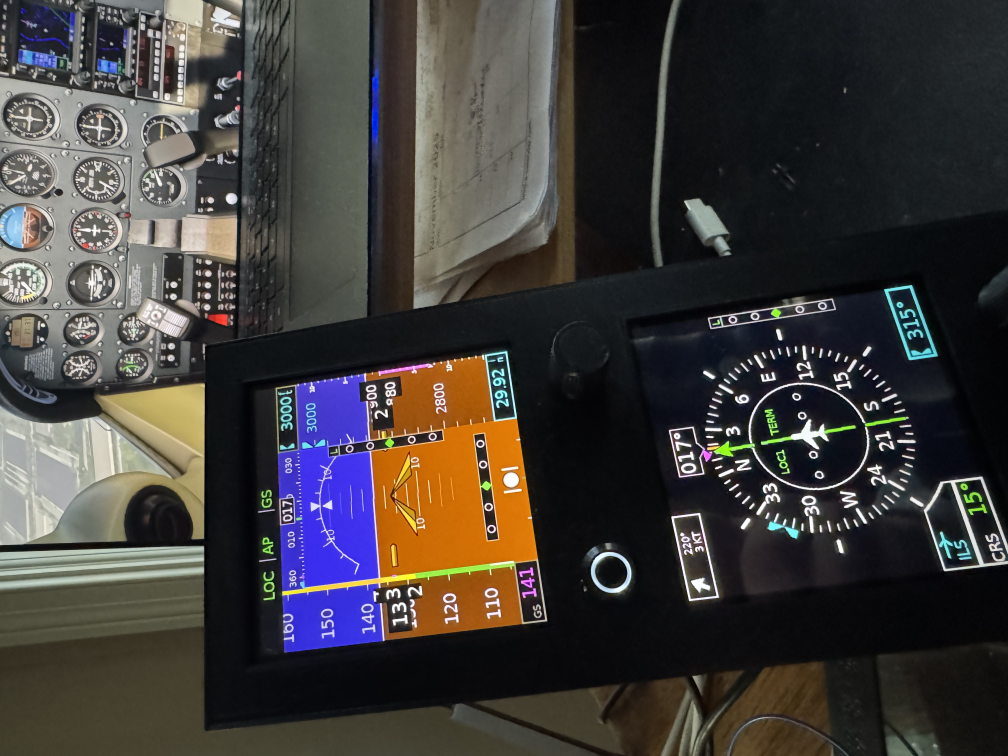
#> input picture CC_ISIS/Photos/Established on Localizer.jpg, 4032 x 3024 px (shown at 1/4 size)
$ python convert_to_1bit.py '../Photos/Established on Localizer.jpg' 100
#> lines starting #> are read from the running program, lines starting #| are printed output that depends on the picture; after the words box and inside, x2 and y2 are one past the last pixel; in counts of white or black regions, pixels touching at a corner belong together
import sys
from PIL import Image
import os
import numpy as np
import math

def convert_to_1bit(image_path, threshold=128):
#> called with image_path = '../Photos/Established on Localizer.jpg', threshold = 100
    try:
        # Open image and convert to binary (1-bit)
        img = Image.open(image_path)
#> img is the input picture: PIL image 4032x3024 RGB; mean R, G, B 64.4, 60.8, 59.1
        if img.mode != '1':
            # Convert to grayscale then apply threshold for binary
            img = img.convert('L')
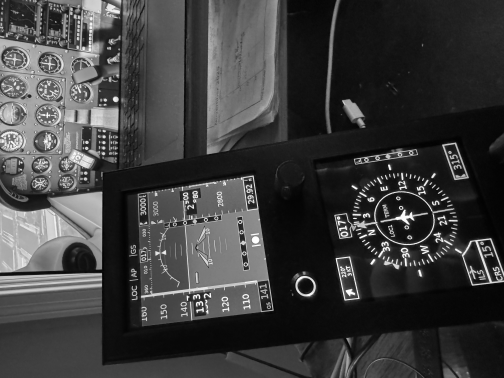
#> img: PIL image 4032x3024 L (shown at 1/8 size); min 0, max 255, mean 61.7
            img = img.point(lambda x: 0 if x < threshold else 255, '1')
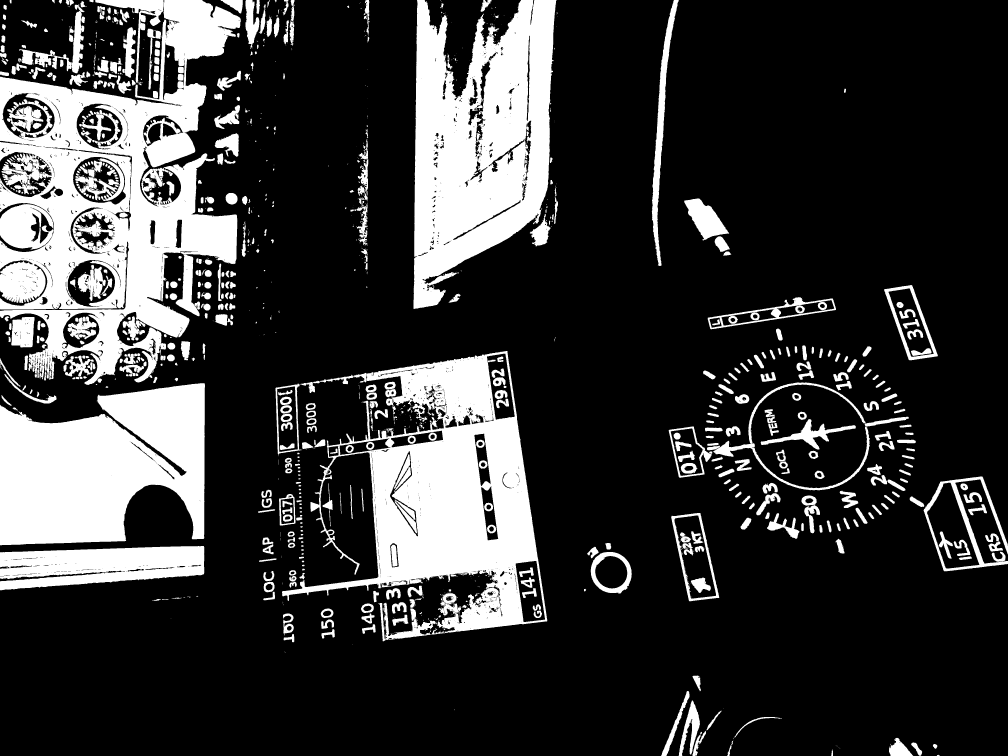
#> img: PIL image 4032x3024 1 (shown at 1/4 size); 21.9% white; 1761 white regions (1060 under 20 px), largest, box (x1, y1, x2, y2) and area: (0, 0, 963, 1540) 667425, (1128, 1404, 2189, 2565) 492960, (1654, 0, 2227, 1236) 461994
    except Exception as e:
        print(f"Error opening or converting image: {e}")
        sys.exit(1)

    # Extract the base filename without path and extension
    base_name = os.path.splitext(os.path.basename(image_path))[0].upper()

    width, height = img.size

    # Define the 1-bit palette in RGB565 (usually just black and white)
    # Colors are byte-swapped for ESP32
    black = ((0 & 0xF8) << 8) | ((0 & 0xFC) << 3) | (0 >> 3)
    white = ((255 & 0xF8) << 8) | ((255 & 0xFC) << 3) | (255 >> 3)
    swapped_black = ((black & 0xFF) << 8) | ((black >> 8) & 0xFF)
    swapped_white = ((white & 0xFF) << 8) | ((white >> 8) & 0xFF)

    # Calculate bytes needed for the bitmap data
    # Each byte stores 8 pixels
    bytes_per_row = math.ceil(width / 8)
    total_bytes = bytes_per_row * height

    # Get the raw pixel data and pack it
    pixel_data = list(img.getdata())
#> pixel_data = 12192768 items
    packed_data = []

    for y in range(height):
        for x_byte in range(bytes_per_row):
            byte_val = 0
            for bit in range(8):
                x = x_byte * 8 + bit
                if x < width:
                    pixel_idx = y * width + x
                    # If pixel is white (255), bit is 1
                    if pixel_data[pixel_idx] > 0:
                        byte_val |= (1 << (7 - bit))  # MSB first format
            packed_data.append(byte_val)

    # Generate C header
    output = []
    output.append(f"// Generated 1-bit monochrome C header file\n")
    output.append(f"#define {base_name}_IMG_WIDTH {width}\n")
    output.append(f"#define {base_name}_IMG_HEIGHT {height}\n")
    output.append(f"#define {base_name}_BYTES_PER_ROW {bytes_per_row}\n\n")

    # Output the simple 2-color palette
    output.append(f"static constexpr uint16_t {base_name}_PALETTE[2] PROGMEM = {{\n")
    output.append(f"    0x{swapped_black:04X},  // Black (0)\n")
    output.append(f"    0x{swapped_white:04X}   // White (1)\n")
    output.append("};\n\n")

    # Output the packed 1-bit pixel data
    output.append(f"static constexpr uint8_t {base_name}_IMG_DATA[{total_bytes}] PROGMEM = {{\n    ")
    for i, byte_val in enumerate(packed_data):
        output.append(f"0x{byte_val:02X}, ")
        if (i + 1) % 16 == 0:
            output.append("\n    ")
        elif (i + 1) % bytes_per_row == 0:
            output.append("\n    ")
    output.append("\n};\n")

    return "".join(output)

if __name__ == "__main__":
    if len(sys.argv) < 2:
        print("Usage: python convert_to_1bit.py <image_file> [threshold]")
        print("       threshold (0-255) defaults to 128 if not specified")
        sys.exit(1)

    image_file = sys.argv[1]
    threshold = 128

    if len(sys.argv) >= 3:
        try:
            threshold = int(sys.argv[2])
            if threshold < 0 or threshold > 255:
                print("threshold must be between 0 and 255")
                sys.exit(1)
        except ValueError:
            print("threshold must be an integer")
            sys.exit(1)

    c_header = convert_to_1bit(image_file, threshold)

    # Output filename
    output_file = os.path.splitext(image_file)[0] + "_1bit.h"

    # Write to file
    with open(output_file, "w") as f:
        f.write(c_header)

    # print(f"Converted 1-bit image saved to {output_file}")
    print(c_header)
#| // Generated 1-bit monochrome C header file
#| #define ESTABLISHED ON LOCALIZER_IMG_WIDTH 4032
#| #define ESTABLISHED ON LOCALIZER_IMG_HEIGHT 3024
#| #define ESTABLISHED ON LOCALIZER_BYTES_PER_ROW 504
#| static constexpr uint16_t ESTABLISHED ON LOCALIZER_PALETTE[2] PROGMEM = {
#|     0x0000,  // Black (0)
#> (further printed lines are left out)

$ run again, on CC_ISIS/Photos/HSI Menu.jpg
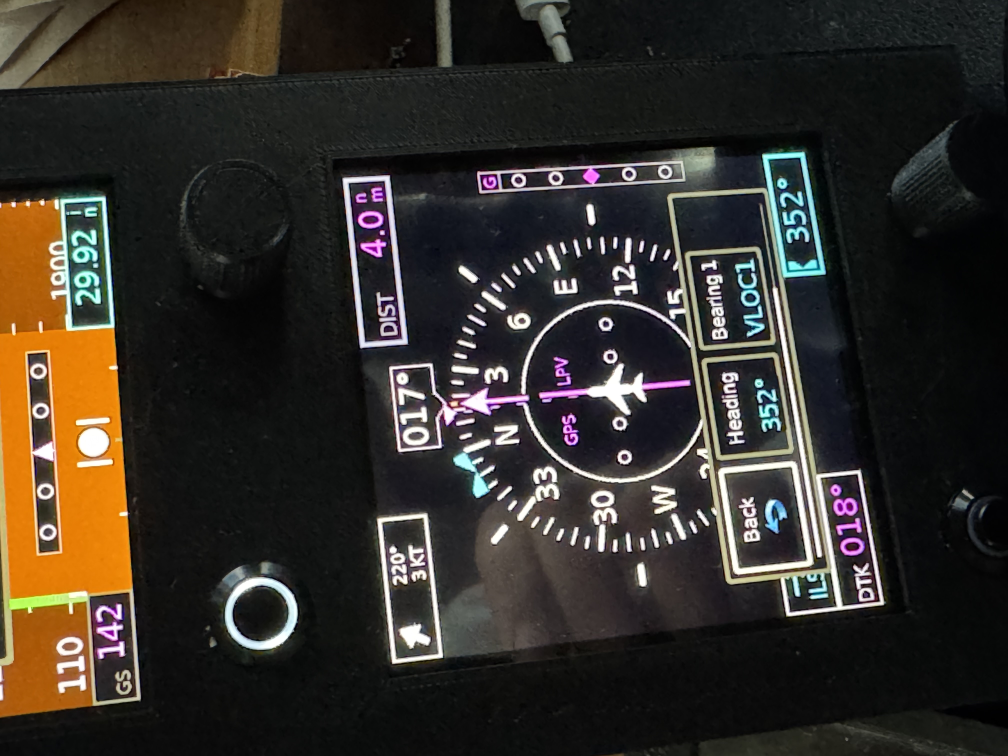
#> input picture CC_ISIS/Photos/HSI Menu.jpg, 4032 x 3024 px (shown at 1/4 size)
#> in convert_to_1bit, img is the input picture: PIL image 4032x3024 RGB; mean R, G, B 51.9, 46.9, 40.7
#> in convert_to_1bit, `img = img.convert('L')`:
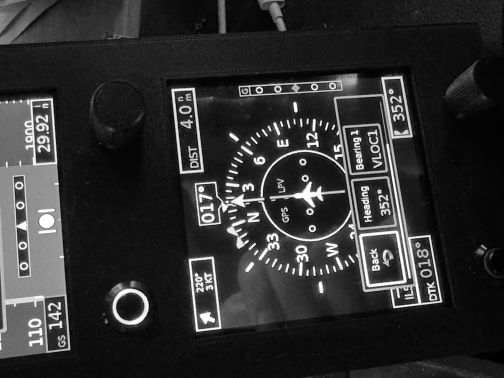
#> img: PIL image 4032x3024 L (shown at 1/8 size); min 0, max 255, mean 47.6
#> in convert_to_1bit, `img = img.point(lambda x: 0 if x < threshold else 255, '1')`:
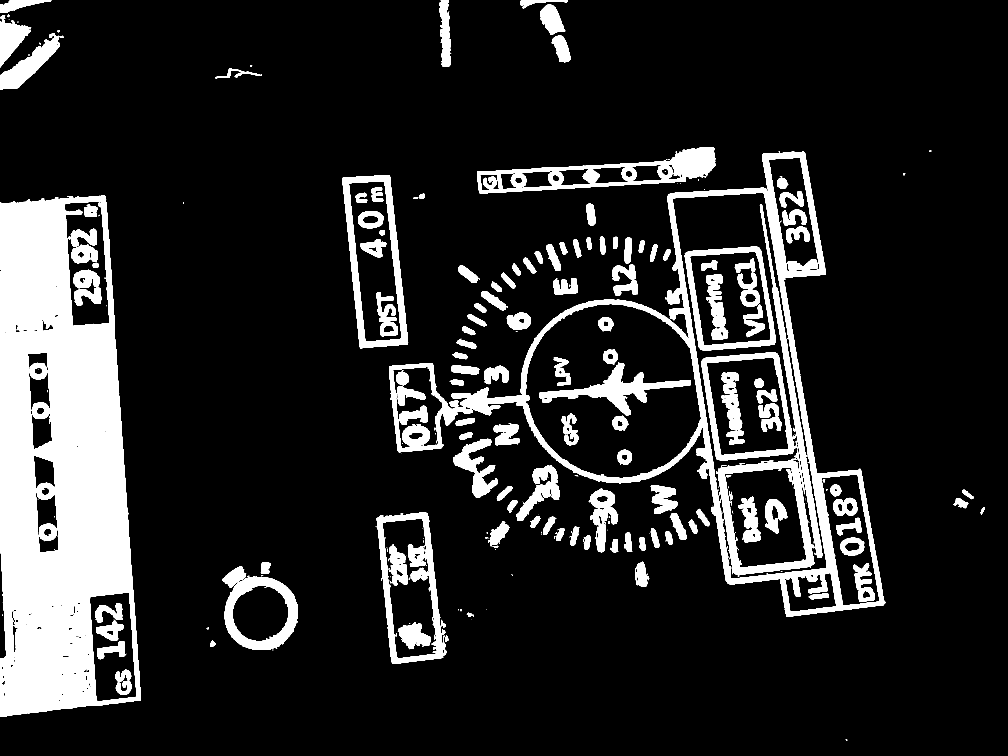
#> img: PIL image 4032x3024 1 (shown at 1/4 size); 14.6% white; 491 white regions (244 under 20 px), largest, box (x1, y1, x2, y2) and area: (0, 782, 564, 2867) 797558, (2064, 605, 3542, 2466) 192333, (1908, 588, 2862, 775) 46896
#> pixel_data = 12192768 items
#| // Generated 1-bit monochrome C header file
#| #define HSI MENU_IMG_WIDTH 4032
#| #define HSI MENU_IMG_HEIGHT 3024
#| #define HSI MENU_BYTES_PER_ROW 504
#| static constexpr uint16_t HSI MENU_PALETTE[2] PROGMEM = {
#|     0x0000,  // Black (0)
#> (further printed lines are left out)

$ run again, on CC_ISIS/Photos/PFD Menu.jpg
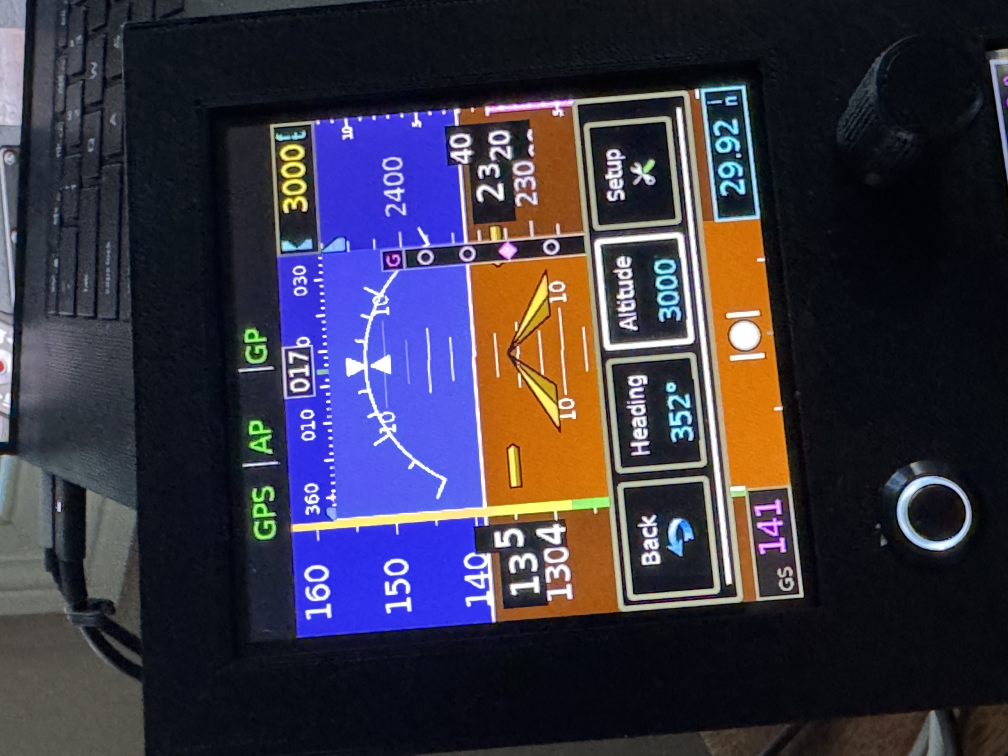
#> input picture CC_ISIS/Photos/PFD Menu.jpg, 4032 x 3024 px (shown at 1/4 size)
#> in convert_to_1bit, img is the input picture: PIL image 4032x3024 RGB; mean R, G, B 57.2, 52.9, 68.4
#> in convert_to_1bit, `img = img.convert('L')`:
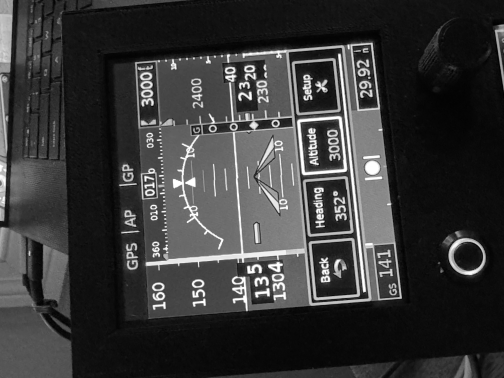
#> img: PIL image 4032x3024 L (shown at 1/8 size); min 0, max 255, mean 55.9
#> in convert_to_1bit, `img = img.point(lambda x: 0 if x < threshold else 255, '1')`:
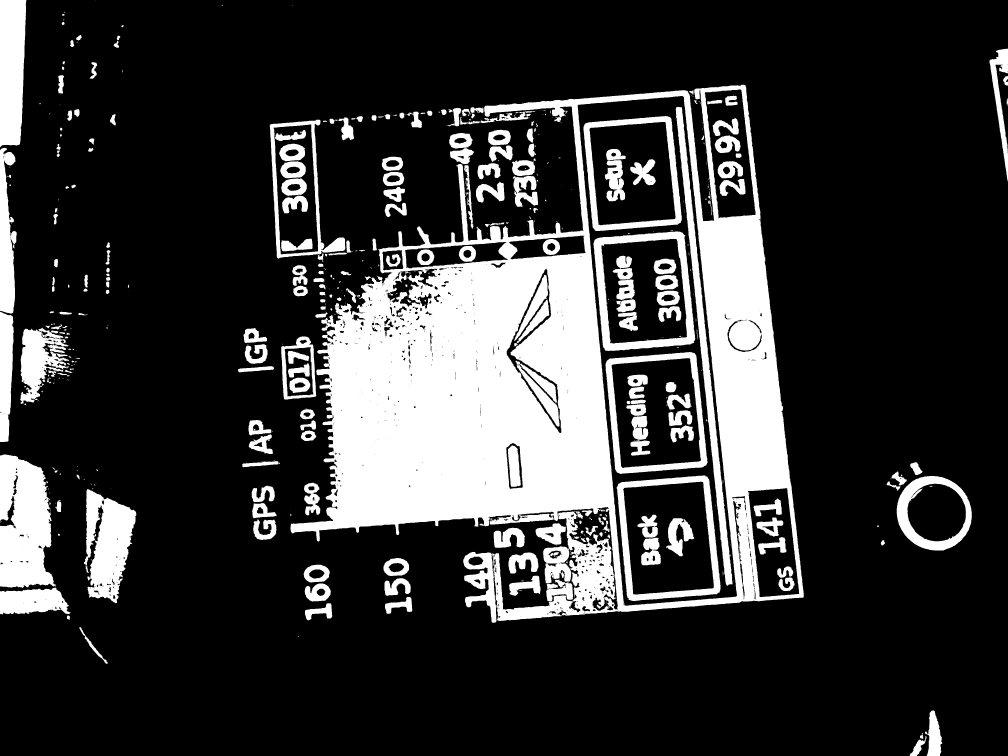
#> img: PIL image 4032x3024 1 (shown at 1/4 size); 21.3% white; 702 white regions (379 under 20 px), largest, box (x1, y1, x2, y2) and area: (1162, 339, 3215, 2491) 1580475, (0, 1818, 224, 2351) 92001, (336, 1957, 545, 2413) 59274
#> pixel_data = 12192768 items
#| // Generated 1-bit monochrome C header file
#| #define PFD MENU_IMG_WIDTH 4032
#| #define PFD MENU_IMG_HEIGHT 3024
#| #define PFD MENU_BYTES_PER_ROW 504
#| static constexpr uint16_t PFD MENU_PALETTE[2] PROGMEM = {
#|     0x0000,  // Black (0)
#> (further printed lines are left out)
